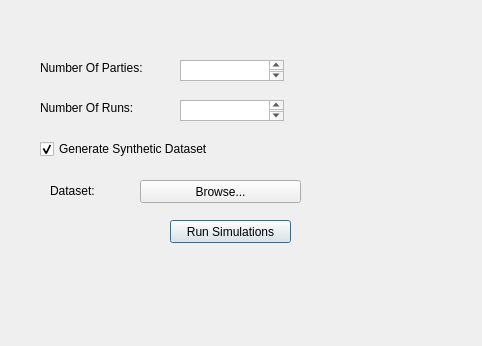
<?xml version="1.0" encoding="UTF-8"?>
<ui version="4.0">
 <class>SimulationsDialog</class>
 <widget class="QDialog" name="SimulationsDialog">
  <property name="geometry">
   <rect>
    <x>0</x>
    <y>0</y>
    <width>482</width>
    <height>346</height>
   </rect>
  </property>
  <property name="windowTitle">
   <string>Simulations</string>
  </property>
  <widget class="QLabel" name="label_2">
   <property name="geometry">
    <rect>
     <x>40</x>
     <y>60</y>
     <width>131</width>
     <height>16</height>
    </rect>
   </property>
   <property name="text">
    <string>Number Of Parties:</string>
   </property>
  </widget>
  <widget class="QLabel" name="label_3">
   <property name="geometry">
    <rect>
     <x>40</x>
     <y>100</y>
     <width>131</width>
     <height>16</height>
    </rect>
   </property>
   <property name="text">
    <string>Number Of Runs:</string>
   </property>
  </widget>
  <widget class="QPushButton" name="run_simulations_button">
   <property name="geometry">
    <rect>
     <x>170</x>
     <y>220</y>
     <width>121</width>
     <height>23</height>
    </rect>
   </property>
   <property name="text">
    <string>Run Simulations</string>
   </property>
  </widget>
  <widget class="QPlainTextEdit" name="num_of_parties_textbox">
   <property name="geometry">
    <rect>
     <x>180</x>
     <y>60</y>
     <width>104</width>
     <height>21</height>
    </rect>
   </property>
  </widget>
  <widget class="QPlainTextEdit" name="num_of_runs_textbox">
   <property name="geometry">
    <rect>
     <x>180</x>
     <y>100</y>
     <width>104</width>
     <height>21</height>
    </rect>
   </property>
  </widget>
  <widget class="QCheckBox" name="generate_dataset_checkbox">
   <property name="geometry">
    <rect>
     <x>40</x>
     <y>140</y>
     <width>211</width>
     <height>18</height>
    </rect>
   </property>
   <property name="text">
    <string>Generate Synthetic Dataset</string>
   </property>
   <property name="checked">
    <bool>true</bool>
   </property>
  </widget>
  <widget class="QLabel" name="label">
   <property name="geometry">
    <rect>
     <x>50</x>
     <y>180</y>
     <width>91</width>
     <height>21</height>
    </rect>
   </property>
   <property name="text">
    <string>Dataset:</string>
   </property>
  </widget>
  <widget class="QPushButton" name="BrowseButton">
   <property name="geometry">
    <rect>
     <x>140</x>
     <y>180</y>
     <width>161</width>
     <height>23</height>
    </rect>
   </property>
   <property name="text">
    <string>Browse...</string>
   </property>
  </widget>
 </widget>
 <resources/>
 <connections/>
</ui>
